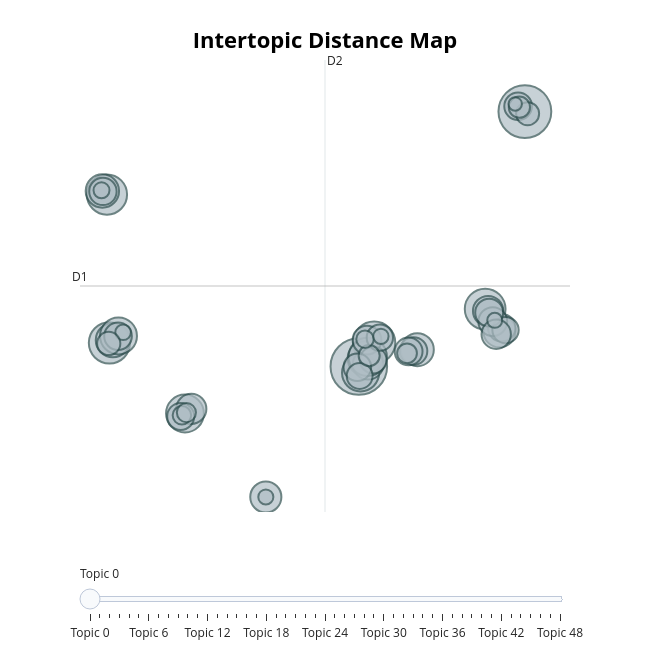

Source (notebook cell):
### Code cell
# Topic visualization
topic_model.visualize_topics()

### Figure 1 — Plotly figure (JSON) as saved in the notebook; plotly's stock layout.template omitted (floating-point values rounded to 4 significant figures; data arrays with more than 128 entries replaced by an {"elided": "..."} marker saying what was removed)
{"data": [{"customdata": {"elided": "49x3 mixed values"}, "hovertemplate": "<b>Topic %{customdata[0]}</b><br>%{customdata[1]}<br>Size: %{customdata[2]}", "legendgroup": "", "marker": {"color": "#B0BEC5", "line": {"color": "DarkSlateGrey", "width": 2}, "size": [14285, 12455, 7410, 7986, 7614, 6382, 6146, 7221, 4852, 5326, 4182, 4328, 6565, 5268, 3689, 4665, 6097, 3397, 4050, 4111, 4981, 3197, 3098, 3421, 3703, 3432, 3257, 3394, 3091, 3413, 3476, 3853, 3453, 2991, 3351, 1530, 1631, 1980, 1747, 2370, 2012, 1085, 2409, 1004, 1361, 1019, 1139, 808, 1045], "sizemode": "area", "sizeref": 8.928, "symbol": "circle"}, "mode": "markers", "name": "", "orientation": "v", "showlegend": false, "type": "scatter", "x": [5.794, 14.24, 12.22, 6.574, -6.888, -3.048, 5.883, -7.016, 8.77, 6.104, 6.267, 1.064, 6.247, -6.712, 6.211, 12.95, -6.43, 13.06, -2.725, 12.37, -7.249, 6.526, 6.863, 13.9, 12.61, 8.573, -3.265, 5.72, 13.26, -6.453, 12.42, 12.78, 8.327, 5.837, -7.221, -3.203, -2.975, 6.32, 8.246, 14.38, 13.96, -6.195, -6.926, 12.71, 6.108, 1.064, -7.293, 13.75, 6.918], "xaxis": "x", "y": [1.952, 18.41, 5.661, 3.493, 3.477, -1.086, 1.539, 13.05, 3.035, 2.46, 2.091, -6.475, 2.576, 3.651, 3.657, 4.229, 3.926, 4.447, -0.7881, 5.531, 13.28, 2.365, 3.814, 18.76, 4.853, 2.944, -1.272, 1.897, 4.3, 3.903, 5.427, 4.033, 2.922, 1.338, 13.26, -1.205, -1.029, 2.652, 2.801, 18.27, 18.69, 4.157, 3.437, 4.929, 3.71, -6.475, 13.33, 18.91, 3.9], "yaxis": "y"}], "layout": {"annotations": [{"showarrow": false, "text": "D1", "x": -8.387, "y": 7.148, "yshift": 10}, {"showarrow": false, "text": "D2", "x": 4.074, "xshift": 10, "y": 21.74}], "height": 650, "hoverlabel": {"bgcolor": "white", "font": {"family": "Rockwell", "size": 16}}, "legend": {"itemsizing": "constant", "tracegroupgap": 0}, "margin": {"t": 60}, "shapes": [{"line": {"color": "#CFD8DC", "width": 2}, "type": "line", "x0": 4.074, "x1": 4.074, "y0": -7.447, "y1": 21.74}, {"line": {"color": "#9E9E9E", "width": 2}, "type": "line", "x0": -8.387, "x1": 16.53, "y0": 7.148, "y1": 7.148}], "sliders": [{"active": 0, "pad": {"t": 50}, "steps": [{"args": [{"marker.color": [["red", "#B0BEC5", "#B0BEC5", "#B0BEC5", "#B0BEC5", "#B0BEC5", "#B0BEC5", "#B0BEC5", "#B0BEC5", "#B0BEC5", "#B0BEC5", "#B0BEC5", "#B0BEC5", "#B0BEC5", "#B0BEC5", "#B0BEC5", "#B0BEC5", "#B0BEC5", "#B0BEC5", "#B0BEC5", "#B0BEC5", "#B0BEC5", "#B0BEC5", "#B0BEC5", "#B0BEC5", "#B0BEC5", "#B0BEC5", "#B0BEC5", "#B0BEC5", "#B0BEC5", "#B0BEC5", "#B0BEC5", "#B0BEC5", "#B0BEC5", "#B0BEC5", "#B0BEC5", "#B0BEC5", "#B0BEC5", "#B0BEC5", "#B0BEC5", "#B0BEC5", "#B0BEC5", "#B0BEC5", "#B0BEC5", "#B0BEC5", "#B0BEC5", "#B0BEC5", "#B0BEC5", "#B0BEC5"]]}], "label": "Topic 0", "method": "update"}, {"args": [{"marker.color": [["#B0BEC5", "red", "#B0BEC5", "#B0BEC5", "#B0BEC5", "#B0BEC5", "#B0BEC5", "#B0BEC5", "#B0BEC5", "#B0BEC5", "#B0BEC5", "#B0BEC5", "#B0BEC5", "#B0BEC5", "#B0BEC5", "#B0BEC5", "#B0BEC5", "#B0BEC5", "#B0BEC5", "#B0BEC5", "#B0BEC5", "#B0BEC5", "#B0BEC5", "#B0BEC5", "#B0BEC5", "#B0BEC5", "#B0BEC5", "#B0BEC5", "#B0BEC5", "#B0BEC5", "#B0BEC5", "#B0BEC5", "#B0BEC5", "#B0BEC5", "#B0BEC5", "#B0BEC5", "#B0BEC5", "#B0BEC5", "#B0BEC5", "#B0BEC5", "#B0BEC5", "#B0BEC5", "#B0BEC5", "#B0BEC5", "#B0BEC5", "#B0BEC5", "#B0BEC5", "#B0BEC5", "#B0BEC5"]]}], "label": "Topic 1", "method": "update"}, {"args": [{"marker.color": [["#B0BEC5", "#B0BEC5", "red", "#B0BEC5", "#B0BEC5", "#B0BEC5", "#B0BEC5", "#B0BEC5", "#B0BEC5", "#B0BEC5", "#B0BEC5", "#B0BEC5", "#B0BEC5", "#B0BEC5", "#B0BEC5", "#B0BEC5", "#B0BEC5", "#B0BEC5", "#B0BEC5", "#B0BEC5", "#B0BEC5", "#B0BEC5", "#B0BEC5", "#B0BEC5", "#B0BEC5", "#B0BEC5", "#B0BEC5", "#B0BEC5", "#B0BEC5", "#B0BEC5", "#B0BEC5", "#B0BEC5", "#B0BEC5", "#B0BEC5", "#B0BEC5", "#B0BEC5", "#B0BEC5", "#B0BEC5", "#B0BEC5", "#B0BEC5", "#B0BEC5", "#B0BEC5", "#B0BEC5", "#B0BEC5", "#B0BEC5", "#B0BEC5", "#B0BEC5", "#B0BEC5", "#B0BEC5"]]}], "label": "Topic 2", "method": "update"}, {"args": [{"marker.color": [["#B0BEC5", "#B0BEC5", "#B0BEC5", "red", "#B0BEC5", "#B0BEC5", "#B0BEC5", "#B0BEC5", "#B0BEC5", "#B0BEC5", "#B0BEC5", "#B0BEC5", "#B0BEC5", "#B0BEC5", "#B0BEC5", "#B0BEC5", "#B0BEC5", "#B0BEC5", "#B0BEC5", "#B0BEC5", "#B0BEC5", "#B0BEC5", "#B0BEC5", "#B0BEC5", "#B0BEC5", "#B0BEC5", "#B0BEC5", "#B0BEC5", "#B0BEC5", "#B0BEC5", "#B0BEC5", "#B0BEC5", "#B0BEC5", "#B0BEC5", "#B0BEC5", "#B0BEC5", "#B0BEC5", "#B0BEC5", "#B0BEC5", "#B0BEC5", "#B0BEC5", "#B0BEC5", "#B0BEC5", "#B0BEC5", "#B0BEC5", "#B0BEC5", "#B0BEC5", "#B0BEC5", "#B0BEC5"]]}], "label": "Topic 3", "method": "update"}, {"args": [{"marker.color": [["#B0BEC5", "#B0BEC5", "#B0BEC5", "#B0BEC5", "red", "#B0BEC5", "#B0BEC5", "#B0BEC5", "#B0BEC5", "#B0BEC5", "#B0BEC5", "#B0BEC5", "#B0BEC5", "#B0BEC5", "#B0BEC5", "#B0BEC5", "#B0BEC5", "#B0BEC5", "#B0BEC5", "#B0BEC5", "#B0BEC5", "#B0BEC5", "#B0BEC5", "#B0BEC5", "#B0BEC5", "#B0BEC5", "#B0BEC5", "#B0BEC5", "#B0BEC5", "#B0BEC5", "#B0BEC5", "#B0BEC5", "#B0BEC5", "#B0BEC5", "#B0BEC5", "#B0BEC5", "#B0BEC5", "#B0BEC5", "#B0BEC5", "#B0BEC5", "#B0BEC5", "#B0BEC5", "#B0BEC5", "#B0BEC5", "#B0BEC5", "#B0BEC5", "#B0BEC5", "#B0BEC5", "#B0BEC5"]]}], "label": "Topic 4", "method": "update"}, {"args": [{"marker.color": [["#B0BEC5", "#B0BEC5", "#B0BEC5", "#B0BEC5", "#B0BEC5", "red", "#B0BEC5", "#B0BEC5", "#B0BEC5", "#B0BEC5", "#B0BEC5", "#B0BEC5", "#B0BEC5", "#B0BEC5", "#B0BEC5", "#B0BEC5", "#B0BEC5", "#B0BEC5", "#B0BEC5", "#B0BEC5", "#B0BEC5", "#B0BEC5", "#B0BEC5", "#B0BEC5", "#B0BEC5", "#B0BEC5", "#B0BEC5", "#B0BEC5", "#B0BEC5", "#B0BEC5", "#B0BEC5", "#B0BEC5", "#B0BEC5", "#B0BEC5", "#B0BEC5", "#B0BEC5", "#B0BEC5", "#B0BEC5", "#B0BEC5", "#B0BEC5", "#B0BEC5", "#B0BEC5", "#B0BEC5", "#B0BEC5", "#B0BEC5", "#B0BEC5", "#B0BEC5", "#B0BEC5", "#B0BEC5"]]}], "label": "Topic 5", "method": "update"}, {"args": [{"marker.color": [["#B0BEC5", "#B0BEC5", "#B0BEC5", "#B0BEC5", "#B0BEC5", "#B0BEC5", "red", "#B0BEC5", "#B0BEC5", "#B0BEC5", "#B0BEC5", "#B0BEC5", "#B0BEC5", "#B0BEC5", "#B0BEC5", "#B0BEC5", "#B0BEC5", "#B0BEC5", "#B0BEC5", "#B0BEC5", "#B0BEC5", "#B0BEC5", "#B0BEC5", "#B0BEC5", "#B0BEC5", "#B0BEC5", "#B0BEC5", "#B0BEC5", "#B0BEC5", "#B0BEC5", "#B0BEC5", "#B0BEC5", "#B0BEC5", "#B0BEC5", "#B0BEC5", "#B0BEC5", "#B0BEC5", "#B0BEC5", "#B0BEC5", "#B0BEC5", "#B0BEC5", "#B0BEC5", "#B0BEC5", "#B0BEC5", "#B0BEC5", "#B0BEC5", "#B0BEC5", "#B0BEC5", "#B0BEC5"]]}], "label": "Topic 6", "method": "update"}, {"args": [{"marker.color": [["#B0BEC5", "#B0BEC5", "#B0BEC5", "#B0BEC5", "#B0BEC5", "#B0BEC5", "#B0BEC5", "red", "#B0BEC5", "#B0BEC5", "#B0BEC5", "#B0BEC5", "#B0BEC5", "#B0BEC5", "#B0BEC5", "#B0BEC5", "#B0BEC5", "#B0BEC5", "#B0BEC5", "#B0BEC5", "#B0BEC5", "#B0BEC5", "#B0BEC5", "#B0BEC5", "#B0BEC5", "#B0BEC5", "#B0BEC5", "#B0BEC5", "#B0BEC5", "#B0BEC5", "#B0BEC5", "#B0BEC5", "#B0BEC5", "#B0BEC5", "#B0BEC5", "#B0BEC5", "#B0BEC5", "#B0BEC5", "#B0BEC5", "#B0BEC5", "#B0BEC5", "#B0BEC5", "#B0BEC5", "#B0BEC5", "#B0BEC5", "#B0BEC5", "#B0BEC5", "#B0BEC5", "#B0BEC5"]]}], "label": "Topic 7", "method": "update"}, {"args": [{"marker.color": [["#B0BEC5", "#B0BEC5", "#B0BEC5", "#B0BEC5", "#B0BEC5", "#B0BEC5", "#B0BEC5", "#B0BEC5", "red", "#B0BEC5", "#B0BEC5", "#B0BEC5", "#B0BEC5", "#B0BEC5", "#B0BEC5", "#B0BEC5", "#B0BEC5", "#B0BEC5", "#B0BEC5", "#B0BEC5", "#B0BEC5", "#B0BEC5", "#B0BEC5", "#B0BEC5", "#B0BEC5", "#B0BEC5", "#B0BEC5", "#B0BEC5", "#B0BEC5", "#B0BEC5", "#B0BEC5", "#B0BEC5", "#B0BEC5", "#B0BEC5", "#B0BEC5", "#B0BEC5", "#B0BEC5", "#B0BEC5", "#B0BEC5", "#B0BEC5", "#B0BEC5", "#B0BEC5", "#B0BEC5", "#B0BEC5", "#B0BEC5", "#B0BEC5", "#B0BEC5", "#B0BEC5", "#B0BEC5"]]}], "label": "Topic 8", "method": "update"}, {"args": [{"marker.color": [["#B0BEC5", "#B0BEC5", "#B0BEC5", "#B0BEC5", "#B0BEC5", "#B0BEC5", "#B0BEC5", "#B0BEC5", "#B0BEC5", "red", "#B0BEC5", "#B0BEC5", "#B0BEC5", "#B0BEC5", "#B0BEC5", "#B0BEC5", "#B0BEC5", "#B0BEC5", "#B0BEC5", "#B0BEC5", "#B0BEC5", "#B0BEC5", "#B0BEC5", "#B0BEC5", "#B0BEC5", "#B0BEC5", "#B0BEC5", "#B0BEC5", "#B0BEC5", "#B0BEC5", "#B0BEC5", "#B0BEC5", "#B0BEC5", "#B0BEC5", "#B0BEC5", "#B0BEC5", "#B0BEC5", "#B0BEC5", "#B0BEC5", "#B0BEC5", "#B0BEC5", "#B0BEC5", "#B0BEC5", "#B0BEC5", "#B0BEC5", "#B0BEC5", "#B0BEC5", "#B0BEC5", "#B0BEC5"]]}], "label": "Topic 9", "method": "update"}, {"args": [{"marker.color": [["#B0BEC5", "#B0BEC5", "#B0BEC5", "#B0BEC5", "#B0BEC5", "#B0BEC5", "#B0BEC5", "#B0BEC5", "#B0BEC5", "#B0BEC5", "red", "#B0BEC5", "#B0BEC5", "#B0BEC5", "#B0BEC5", "#B0BEC5", "#B0BEC5", "#B0BEC5", "#B0BEC5", "#B0BEC5", "#B0BEC5", "#B0BEC5", "#B0BEC5", "#B0BEC5", "#B0BEC5", "#B0BEC5", "#B0BEC5", "#B0BEC5", "#B0BEC5", "#B0BEC5", "#B0BEC5", "#B0BEC5", "#B0BEC5", "#B0BEC5", "#B0BEC5", "#B0BEC5", "#B0BEC5", "#B0BEC5", "#B0BEC5", "#B0BEC5", "#B0BEC5", "#B0BEC5", "#B0BEC5", "#B0BEC5", "#B0BEC5", "#B0BEC5", "#B0BEC5", "#B0BEC5", "#B0BEC5"]]}], "label": "Topic 10", "method": "update"}, {"args": [{"marker.color": [["#B0BEC5", "#B0BEC5", "#B0BEC5", "#B0BEC5", "#B0BEC5", "#B0BEC5", "#B0BEC5", "#B0BEC5", "#B0BEC5", "#B0BEC5", "#B0BEC5", "red", "#B0BEC5", "#B0BEC5", "#B0BEC5", "#B0BEC5", "#B0BEC5", "#B0BEC5", "#B0BEC5", "#B0BEC5", "#B0BEC5", "#B0BEC5", "#B0BEC5", "#B0BEC5", "#B0BEC5", "#B0BEC5", "#B0BEC5", "#B0BEC5", "#B0BEC5", "#B0BEC5", "#B0BEC5", "#B0BEC5", "#B0BEC5", "#B0BEC5", "#B0BEC5", "#B0BEC5", "#B0BEC5", "#B0BEC5", "#B0BEC5", "#B0BEC5", "#B0BEC5", "#B0BEC5", "#B0BEC5", "#B0BEC5", "#B0BEC5", "#B0BEC5", "#B0BEC5", "#B0BEC5", "#B0BEC5"]]}], "label": "Topic 11", "method": "update"}, {"args": [{"marker.color": [["#B0BEC5", "#B0BEC5", "#B0BEC5", "#B0BEC5", "#B0BEC5", "#B0BEC5", "#B0BEC5", "#B0BEC5", "#B0BEC5", "#B0BEC5", "#B0BEC5", "#B0BEC5", "red", "#B0BEC5", "#B0BEC5", "#B0BEC5", "#B0BEC5", "#B0BEC5", "#B0BEC5", "#B0BEC5", "#B0BEC5", "#B0BEC5", "#B0BEC5", "#B0BEC5", "#B0BEC5", "#B0BEC5", "#B0BEC5", "#B0BEC5", "#B0BEC5", "#B0BEC5", "#B0BEC5", "#B0BEC5", "#B0BEC5", "#B0BEC5", "#B0BEC5", "#B0BEC5", "#B0BEC5", "#B0BEC5", "#B0BEC5", "#B0BEC5", "#B0BEC5", "#B0BEC5", "#B0BEC5", "#B0BEC5", "#B0BEC5", "#B0BEC5", "#B0BEC5", "#B0BEC5", "#B0BEC5"]]}], "label": "Topic 12", "method": "update"}, {"args": [{"marker.color": [["#B0BEC5", "#B0BEC5", "#B0BEC5", "#B0BEC5", "#B0BEC5", "#B0BEC5", "#B0BEC5", "#B0BEC5", "#B0BEC5", "#B0BEC5", "#B0BEC5", "#B0BEC5", "#B0BEC5", "red", "#B0BEC5", "#B0BEC5", "#B0BEC5", "#B0BEC5", "#B0BEC5", "#B0BEC5", "#B0BEC5", "#B0BEC5", "#B0BEC5", "#B0BEC5", "#B0BEC5", "#B0BEC5", "#B0BEC5", "#B0BEC5", "#B0BEC5", "#B0BEC5", "#B0BEC5", "#B0BEC5", "#B0BEC5", "#B0BEC5", "#B0BEC5", "#B0BEC5", "#B0BEC5", "#B0BEC5", "#B0BEC5", "#B0BEC5", "#B0BEC5", "#B0BEC5", "#B0BEC5", "#B0BEC5", "#B0BEC5", "#B0BEC5", "#B0BEC5", "#B0BEC5", "#B0BEC5"]]}], "label": "Topic 13", "method": "update"}, {"args": [{"marker.color": [["#B0BEC5", "#B0BEC5", "#B0BEC5", "#B0BEC5", "#B0BEC5", "#B0BEC5", "#B0BEC5", "#B0BEC5", "#B0BEC5", "#B0BEC5", "#B0BEC5", "#B0BEC5", "#B0BEC5", "#B0BEC5", "red", "#B0BEC5", "#B0BEC5", "#B0BEC5", "#B0BEC5", "#B0BEC5", "#B0BEC5", "#B0BEC5", "#B0BEC5", "#B0BEC5", "#B0BEC5", "#B0BEC5", "#B0BEC5", "#B0BEC5", "#B0BEC5", "#B0BEC5", "#B0BEC5", "#B0BEC5", "#B0BEC5", "#B0BEC5", "#B0BEC5", "#B0BEC5", "#B0BEC5", "#B0BEC5", "#B0BEC5", "#B0BEC5", "#B0BEC5", "#B0BEC5", "#B0BEC5", "#B0BEC5", "#B0BEC5", "#B0BEC5", "#B0BEC5", "#B0BEC5", "#B0BEC5"]]}], "label": "Topic 14", "method": "update"}, {"args": [{"marker.color": [["#B0BEC5", "#B0BEC5", "#B0BEC5", "#B0BEC5", "#B0BEC5", "#B0BEC5", "#B0BEC5", "#B0BEC5", "#B0BEC5", "#B0BEC5", "#B0BEC5", "#B0BEC5", "#B0BEC5", "#B0BEC5", "#B0BEC5", "red", "#B0BEC5", "#B0BEC5", "#B0BEC5", "#B0BEC5", "#B0BEC5", "#B0BEC5", "#B0BEC5", "#B0BEC5", "#B0BEC5", "#B0BEC5", "#B0BEC5", "#B0BEC5", "#B0BEC5", "#B0BEC5", "#B0BEC5", "#B0BEC5", "#B0BEC5", "#B0BEC5", "#B0BEC5", "#B0BEC5", "#B0BEC5", "#B0BEC5", "#B0BEC5", "#B0BEC5", "#B0BEC5", "#B0BEC5", "#B0BEC5", "#B0BEC5", "#B0BEC5", "#B0BEC5", "#B0BEC5", "#B0BEC5", "#B0BEC5"]]}], "label": "Topic 15", "method": "update"}, {"args": [{"marker.color": [["#B0BEC5", "#B0BEC5", "#B0BEC5", "#B0BEC5", "#B0BEC5", "#B0BEC5", "#B0BEC5", "#B0BEC5", "#B0BEC5", "#B0BEC5", "#B0BEC5", "#B0BEC5", "#B0BEC5", "#B0BEC5", "#B0BEC5", "#B0BEC5", "red", "#B0BEC5", "#B0BEC5", "#B0BEC5", "#B0BEC5", "#B0BEC5", "#B0BEC5", "#B0BEC5", "#B0BEC5", "#B0BEC5", "#B0BEC5", "#B0BEC5", "#B0BEC5", "#B0BEC5", "#B0BEC5", "#B0BEC5", "#B0BEC5", "#B0BEC5", "#B0BEC5", "#B0BEC5", "#B0BEC5", "#B0BEC5", "#B0BEC5", "#B0BEC5", "#B0BEC5", "#B0BEC5", "#B0BEC5", "#B0BEC5", "#B0BEC5", "#B0BEC5", "#B0BEC5", "#B0BEC5", "#B0BEC5"]]}], "label": "Topic 16", "method": "update"}, {"args": [{"marker.color": [["#B0BEC5", "#B0BEC5", "#B0BEC5", "#B0BEC5", "#B0BEC5", "#B0BEC5", "#B0BEC5", "#B0BEC5", "#B0BEC5", "#B0BEC5", "#B0BEC5", "#B0BEC5", "#B0BEC5", "#B0BEC5", "#B0BEC5", "#B0BEC5", "#B0BEC5", "red", "#B0BEC5", "#B0BEC5", "#B0BEC5", "#B0BEC5", "#B0BEC5", "#B0BEC5", "#B0BEC5", "#B0BEC5", "#B0BEC5", "#B0BEC5", "#B0BEC5", "#B0BEC5", "#B0BEC5", "#B0BEC5", "#B0BEC5", "#B0BEC5", "#B0BEC5", "#B0BEC5", "#B0BEC5", "#B0BEC5", "#B0BEC5", "#B0BEC5", "#B0BEC5", "#B0BEC5", "#B0BEC5", "#B0BEC5", "#B0BEC5", "#B0BEC5", "#B0BEC5", "#B0BEC5", "#B0BEC5"]]}], "label": "Topic 17", "method": "update"}, {"args": [{"marker.color": [["#B0BEC5", "#B0BEC5", "#B0BEC5", "#B0BEC5", "#B0BEC5", "#B0BEC5", "#B0BEC5", "#B0BEC5", "#B0BEC5", "#B0BEC5", "#B0BEC5", "#B0BEC5", "#B0BEC5", "#B0BEC5", "#B0BEC5", "#B0BEC5", "#B0BEC5", "#B0BEC5", "red", "#B0BEC5", "#B0BEC5", "#B0BEC5", "#B0BEC5", "#B0BEC5", "#B0BEC5", "#B0BEC5", "#B0BEC5", "#B0BEC5", "#B0BEC5", "#B0BEC5", "#B0BEC5", "#B0BEC5", "#B0BEC5", "#B0BEC5", "#B0BEC5", "#B0BEC5", "#B0BEC5", "#B0BEC5", "#B0BEC5", "#B0BEC5", "#B0BEC5", "#B0BEC5", "#B0BEC5", "#B0BEC5", "#B0BEC5", "#B0BEC5", "#B0BEC5", "#B0BEC5", "#B0BEC5"]]}], "label": "Topic 18", "method": "update"}, {"args": [{"marker.color": [["#B0BEC5", "#B0BEC5", "#B0BEC5", "#B0BEC5", "#B0BEC5", "#B0BEC5", "#B0BEC5", "#B0BEC5", "#B0BEC5", "#B0BEC5", "#B0BEC5", "#B0BEC5", "#B0BEC5", "#B0BEC5", "#B0BEC5", "#B0BEC5", "#B0BEC5", "#B0BEC5", "#B0BEC5", "red", "#B0BEC5", "#B0BEC5", "#B0BEC5", "#B0BEC5", "#B0BEC5", "#B0BEC5", "#B0BEC5", "#B0BEC5", "#B0BEC5", "#B0BEC5", "#B0BEC5", "#B0BEC5", "#B0BEC5", "#B0BEC5", "#B0BEC5", "#B0BEC5", "#B0BEC5", "#B0BEC5", "#B0BEC5", "#B0BEC5", "#B0BEC5", "#B0BEC5", "#B0BEC5", "#B0BEC5", "#B0BEC5", "#B0BEC5", "#B0BEC5", "#B0BEC5", "#B0BEC5"]]}], "label": "Topic 19", "method": "update"}, {"args": [{"marker.color": [["#B0BEC5", "#B0BEC5", "#B0BEC5", "#B0BEC5", "#B0BEC5", "#B0BEC5", "#B0BEC5", "#B0BEC5", "#B0BEC5", "#B0BEC5", "#B0BEC5", "#B0BEC5", "#B0BEC5", "#B0BEC5", "#B0BEC5", "#B0BEC5", "#B0BEC5", "#B0BEC5", "#B0BEC5", "#B0BEC5", "red", "#B0BEC5", "#B0BEC5", "#B0BEC5", "#B0BEC5", "#B0BEC5", "#B0BEC5", "#B0BEC5", "#B0BEC5", "#B0BEC5", "#B0BEC5", "#B0BEC5", "#B0BEC5", "#B0BEC5", "#B0BEC5", "#B0BEC5", "#B0BEC5", "#B0BEC5", "#B0BEC5", "#B0BEC5", "#B0BEC5", "#B0BEC5", "#B0BEC5", "#B0BEC5", "#B0BEC5", "#B0BEC5", "#B0BEC5", "#B0BEC5", "#B0BEC5"]]}], "label": "Topic 20", "method": "update"}, {"args": [{"marker.color": [["#B0BEC5", "#B0BEC5", "#B0BEC5", "#B0BEC5", "#B0BEC5", "#B0BEC5", "#B0BEC5", "#B0BEC5", "#B0BEC5", "#B0BEC5", "#B0BEC5", "#B0BEC5", "#B0BEC5", "#B0BEC5", "#B0BEC5", "#B0BEC5", "#B0BEC5", "#B0BEC5", "#B0BEC5", "#B0BEC5", "#B0BEC5", "red", "#B0BEC5", "#B0BEC5", "#B0BEC5", "#B0BEC5", "#B0BEC5", "#B0BEC5", "#B0BEC5", "#B0BEC5", "#B0BEC5", "#B0BEC5", "#B0BEC5", "#B0BEC5", "#B0BEC5", "#B0BEC5", "#B0BEC5", "#B0BEC5", "#B0BEC5", "#B0BEC5", "#B0BEC5", "#B0BEC5", "#B0BEC5", "#B0BEC5", "#B0BEC5", "#B0BEC5", "#B0BEC5", "#B0BEC5", "#B0BEC5"]]}], "label": "Topic 21", "method": "update"}, {"args": [{"marker.color": [["#B0BEC5", "#B0BEC5", "#B0BEC5", "#B0BEC5", "#B0BEC5", "#B0BEC5", "#B0BEC5", "#B0BEC5", "#B0BEC5", "#B0BEC5", "#B0BEC5", "#B0BEC5", "#B0BEC5", "#B0BEC5", "#B0BEC5", "#B0BEC5", "#B0BEC5", "#B0BEC5", "#B0BEC5", "#B0BEC5", "#B0BEC5", "#B0BEC5", "red", "#B0BEC5", "#B0BEC5", "#B0BEC5", "#B0BEC5", "#B0BEC5", "#B0BEC5", "#B0BEC5", "#B0BEC5", "#B0BEC5", "#B0BEC5", "#B0BEC5", "#B0BEC5", "#B0BEC5", "#B0BEC5", "#B0BEC5", "#B0BEC5", "#B0BEC5", "#B0BEC5", "#B0BEC5", "#B0BEC5", "#B0BEC5", "#B0BEC5", "#B0BEC5", "#B0BEC5", "#B0BEC5", "#B0BEC5"]]}], "label": "Topic 22", "method": "update"}, {"args": [{"marker.color": [["#B0BEC5", "#B0BEC5", "#B0BEC5", "#B0BEC5", "#B0BEC5", "#B0BEC5", "#B0BEC5", "#B0BEC5", "#B0BEC5", "#B0BEC5", "#B0BEC5", "#B0BEC5", "#B0BEC5", "#B0BEC5", "#B0BEC5", "#B0BEC5", "#B0BEC5", "#B0BEC5", "#B0BEC5", "#B0BEC5", "#B0BEC5", "#B0BEC5", "#B0BEC5", "red", "#B0BEC5", "#B0BEC5", "#B0BEC5", "#B0BEC5", "#B0BEC5", "#B0BEC5", "#B0BEC5", "#B0BEC5", "#B0BEC5", "#B0BEC5", "#B0BEC5", "#B0BEC5", "#B0BEC5", "#B0BEC5", "#B0BEC5", "#B0BEC5", "#B0BEC5", "#B0BEC5", "#B0BEC5", "#B0BEC5", "#B0BEC5", "#B0BEC5", "#B0BEC5", "#B0BEC5", "#B0BEC5"]]}], "label": "Topic 23", "method": "update"}, {"args": [{"marker.color": [["#B0BEC5", "#B0BEC5", "#B0BEC5", "#B0BEC5", "#B0BEC5", "#B0BEC5", "#B0BEC5", "#B0BEC5", "#B0BEC5", "#B0BEC5", "#B0BEC5", "#B0BEC5", "#B0BEC5", "#B0BEC5", "#B0BEC5", "#B0BEC5", "#B0BEC5", "#B0BEC5", "#B0BEC5", "#B0BEC5", "#B0BEC5", "#B0BEC5", "#B0BEC5", "#B0BEC5", "red", "#B0BEC5", "#B0BEC5", "#B0BEC5", "#B0BEC5", "#B0BEC5", "#B0BEC5", "#B0BEC5", "#B0BEC5", "#B0BEC5", "#B0BEC5", "#B0BEC5", "#B0BEC5", "#B0BEC5", "#B0BEC5", "#B0BEC5", "#B0BEC5", "#B0BEC5", "#B0BEC5", "#B0BEC5", "#B0BEC5", "#B0BEC5", "#B0BEC5", "#B0BEC5", "#B0BEC5"]]}], "label": "Topic 24", "method": "update"}, {"args": [{"marker.color": [["#B0BEC5", "#B0BEC5", "#B0BEC5", "#B0BEC5", "#B0BEC5", "#B0BEC5", "#B0BEC5", "#B0BEC5", "#B0BEC5", "#B0BEC5", "#B0BEC5", "#B0BEC5", "#B0BEC5", "#B0BEC5", "#B0BEC5", "#B0BEC5", "#B0BEC5", "#B0BEC5", "#B0BEC5", "#B0BEC5", "#B0BEC5", "#B0BEC5", "#B0BEC5", "#B0BEC5", "#B0BEC5", "red", "#B0BEC5", "#B0BEC5", "#B0BEC5", "#B0BEC5", "#B0BEC5", "#B0BEC5", "#B0BEC5", "#B0BEC5", "#B0BEC5", "#B0BEC5", "#B0BEC5", "#B0BEC5", "#B0BEC5", "#B0BEC5", "#B0BEC5", "#B0BEC5", "#B0BEC5", "#B0BEC5", "#B0BEC5", "#B0BEC5", "#B0BEC5", "#B0BEC5", "#B0BEC5"]]}], "label": "Topic 25", "method": "update"}, {"args": [{"marker.color": [["#B0BEC5", "#B0BEC5", "#B0BEC5", "#B0BEC5", "#B0BEC5", "#B0BEC5", "#B0BEC5", "#B0BEC5", "#B0BEC5", "#B0BEC5", "#B0BEC5", "#B0BEC5", "#B0BEC5", "#B0BEC5", "#B0BEC5", "#B0BEC5", "#B0BEC5", "#B0BEC5", "#B0BEC5", "#B0BEC5", "#B0BEC5", "#B0BEC5", "#B0BEC5", "#B0BEC5", "#B0BEC5", "#B0BEC5", "red", "#B0BEC5", "#B0BEC5", "#B0BEC5", "#B0BEC5", "#B0BEC5", "#B0BEC5", "#B0BEC5", "#B0BEC5", "#B0BEC5", "#B0BEC5", "#B0BEC5", "#B0BEC5", "#B0BEC5", "#B0BEC5", "#B0BEC5", "#B0BEC5", "#B0BEC5", "#B0BEC5", "#B0BEC5", "#B0BEC5", "#B0BEC5", "#B0BEC5"]]}], "label": "Topic 26", "method": "update"}, {"args": [{"marker.color": [["#B0BEC5", "#B0BEC5", "#B0BEC5", "#B0BEC5", "#B0BEC5", "#B0BEC5", "#B0BEC5", "#B0BEC5", "#B0BEC5", "#B0BEC5", "#B0BEC5", "#B0BEC5", "#B0BEC5", "#B0BEC5", "#B0BEC5", "#B0BEC5", "#B0BEC5", "#B0BEC5", "#B0BEC5", "#B0BEC5", "#B0BEC5", "#B0BEC5", "#B0BEC5", "#B0BEC5", "#B0BEC5", "#B0BEC5", "#B0BEC5", "red", "#B0BEC5", "#B0BEC5", "#B0BEC5", "#B0BEC5", "#B0BEC5", "#B0BEC5", "#B0BEC5", "#B0BEC5", "#B0BEC5", "#B0BEC5", "#B0BEC5", "#B0BEC5", "#B0BEC5", "#B0BEC5", "#B0BEC5", "#B0BEC5", "#B0BEC5", "#B0BEC5", "#B0BEC5", "#B0BEC5", "#B0BEC5"]]}], "label": "Topic 27", "method": "update"}, {"args": [{"marker.color": [["#B0BEC5", "#B0BEC5", "#B0BEC5", "#B0BEC5", "#B0BEC5", "#B0BEC5", "#B0BEC5", "#B0BEC5", "#B0BEC5", "#B0BEC5", "#B0BEC5", "#B0BEC5", "#B0BEC5", "#B0BEC5", "#B0BEC5", "#B0BEC5", "#B0BEC5", "#B0BEC5", "#B0BEC5", "#B0BEC5", "#B0BEC5", "#B0BEC5", "#B0BEC5", "#B0BEC5", "#B0BEC5", "#B0BEC5", "#B0BEC5", "#B0BEC5", "red", "#B0BEC5", "#B0BEC5", "#B0BEC5", "#B0BEC5", "#B0BEC5", "#B0BEC5", "#B0BEC5", "#B0BEC5", "#B0BEC5", "#B0BEC5", "#B0BEC5", "#B0BEC5", "#B0BEC5", "#B0BEC5", "#B0BEC5", "#B0BEC5", "#B0BEC5", "#B0BEC5", "#B0BEC5", "#B0BEC5"]]}], "label": "Topic 28", "method": "update"}, {"args": [{"marker.color": [["#B0BEC5", "#B0BEC5", "#B0BEC5", "#B0BEC5", "#B0BEC5", "#B0BEC5", "#B0BEC5", "#B0BEC5", "#B0BEC5", "#B0BEC5", "#B0BEC5", "#B0BEC5", "#B0BEC5", "#B0BEC5", "#B0BEC5", "#B0BEC5", "#B0BEC5", "#B0BEC5", "#B0BEC5", "#B0BEC5", "#B0BEC5", "#B0BEC5", "#B0BEC5", "#B0BEC5", "#B0BEC5", "#B0BEC5", "#B0BEC5", "#B0BEC5", "#B0BEC5", "red", "#B0BEC5", "#B0BEC5", "#B0BEC5", "#B0BEC5", "#B0BEC5", "#B0BEC5", "#B0BEC5", "#B0BEC5", "#B0BEC5", "#B0BEC5", "#B0BEC5", "#B0BEC5", "#B0BEC5", "#B0BEC5", "#B0BEC5", "#B0BEC5", "#B0BEC5", "#B0BEC5", "#B0BEC5"]]}], "label": "Topic 29", "method": "update"}, {"args": [{"marker.color": [["#B0BEC5", "#B0BEC5", "#B0BEC5", "#B0BEC5", "#B0BEC5", "#B0BEC5", "#B0BEC5", "#B0BEC5", "#B0BEC5", "#B0BEC5", "#B0BEC5", "#B0BEC5", "#B0BEC5", "#B0BEC5", "#B0BEC5", "#B0BEC5", "#B0BEC5", "#B0BEC5", "#B0BEC5", "#B0BEC5", "#B0BEC5", "#B0BEC5", "#B0BEC5", "#B0BEC5", "#B0BEC5", "#B0BEC5", "#B0BEC5", "#B0BEC5", "#B0BEC5", "#B0BEC5", "red", "#B0BEC5", "#B0BEC5", "#B0BEC5", "#B0BEC5", "#B0BEC5", "#B0BEC5", "#B0BEC5", "#B0BEC5", "#B0BEC5", "#B0BEC5", "#B0BEC5", "#B0BEC5", "#B0BEC5", "#B0BEC5", "#B0BEC5", "#B0BEC5", "#B0BEC5", "#B0BEC5"]]}], "label": "Topic 30", "method": "update"}, {"args": [{"marker.color": [["#B0BEC5", "#B0BEC5", "#B0BEC5", "#B0BEC5", "#B0BEC5", "#B0BEC5", "#B0BEC5", "#B0BEC5", "#B0BEC5", "#B0BEC5", "#B0BEC5", "#B0BEC5", "#B0BEC5", "#B0BEC5", "#B0BEC5", "#B0BEC5", "#B0BEC5", "#B0BEC5", "#B0BEC5", "#B0BEC5", "#B0BEC5", "#B0BEC5", "#B0BEC5", "#B0BEC5", "#B0BEC5", "#B0BEC5", "#B0BEC5", "#B0BEC5", "#B0BEC5", "#B0BEC5", "#B0BEC5", "red", "#B0BEC5", "#B0BEC5", "#B0BEC5", "#B0BEC5", "#B0BEC5", "#B0BEC5", "#B0BEC5", "#B0BEC5", "#B0BEC5", "#B0BEC5", "#B0BEC5", "#B0BEC5", "#B0BEC5", "#B0BEC5", "#B0BEC5", "#B0BEC5", "#B0BEC5"]]}], "label": "Topic 31", "method": "update"}, {"args": [{"marker.color": [["#B0BEC5", "#B0BEC5", "#B0BEC5", "#B0BEC5", "#B0BEC5", "#B0BEC5", "#B0BEC5", "#B0BEC5", "#B0BEC5", "#B0BEC5", "#B0BEC5", "#B0BEC5", "#B0BEC5", "#B0BEC5", "#B0BEC5", "#B0BEC5", "#B0BEC5", "#B0BEC5", "#B0BEC5", "#B0BEC5", "#B0BEC5", "#B0BEC5", "#B0BEC5", "#B0BEC5", "#B0BEC5", "#B0BEC5", "#B0BEC5", "#B0BEC5", "#B0BEC5", "#B0BEC5", "#B0BEC5", "#B0BEC5", "red", "#B0BEC5", "#B0BEC5", "#B0BEC5", "#B0BEC5", "#B0BEC5", "#B0BEC5", "#B0BEC5", "#B0BEC5", "#B0BEC5", "#B0BEC5", "#B0BEC5", "#B0BEC5", "#B0BEC5", "#B0BEC5", "#B0BEC5", "#B0BEC5"]]}], "label": "Topic 32", "method": "update"}, {"args": [{"marker.color": [["#B0BEC5", "#B0BEC5", "#B0BEC5", "#B0BEC5", "#B0BEC5", "#B0BEC5", "#B0BEC5", "#B0BEC5", "#B0BEC5", "#B0BEC5", "#B0BEC5", "#B0BEC5", "#B0BEC5", "#B0BEC5", "#B0BEC5", "#B0BEC5", "#B0BEC5", "#B0BEC5", "#B0BEC5", "#B0BEC5", "#B0BEC5", "#B0BEC5", "#B0BEC5", "#B0BEC5", "#B0BEC5", "#B0BEC5", "#B0BEC5", "#B0BEC5", "#B0BEC5", "#B0BEC5", "#B0BEC5", "#B0BEC5", "#B0BEC5", "red", "#B0BEC5", "#B0BEC5", "#B0BEC5", "#B0BEC5", "#B0BEC5", "#B0BEC5", "#B0BEC5", "#B0BEC5", "#B0BEC5", "#B0BEC5", "#B0BEC5", "#B0BEC5", "#B0BEC5", "#B0BEC5", "#B0BEC5"]]}], "label": "Topic 33", "method": "update"}, {"args": [{"marker.color": [["#B0BEC5", "#B0BEC5", "#B0BEC5", "#B0BEC5", "#B0BEC5", "#B0BEC5", "#B0BEC5", "#B0BEC5", "#B0BEC5", "#B0BEC5", "#B0BEC5", "#B0BEC5", "#B0BEC5", "#B0BEC5", "#B0BEC5", "#B0BEC5", "#B0BEC5", "#B0BEC5", "#B0BEC5", "#B0BEC5", "#B0BEC5", "#B0BEC5", "#B0BEC5", "#B0BEC5", "#B0BEC5", "#B0BEC5", "#B0BEC5", "#B0BEC5", "#B0BEC5", "#B0BEC5", "#B0BEC5", "#B0BEC5", "#B0BEC5", "#B0BEC5", "red", "#B0BEC5", "#B0BEC5", "#B0BEC5", "#B0BEC5", "#B0BEC5", "#B0BEC5", "#B0BEC5", "#B0BEC5", "#B0BEC5", "#B0BEC5", "#B0BEC5", "#B0BEC5", "#B0BEC5", "#B0BEC5"]]}], "label": "Topic 34", "method": "update"}, {"args": [{"marker.color": [["#B0BEC5", "#B0BEC5", "#B0BEC5", "#B0BEC5", "#B0BEC5", "#B0BEC5", "#B0BEC5", "#B0BEC5", "#B0BEC5", "#B0BEC5", "#B0BEC5", "#B0BEC5", "#B0BEC5", "#B0BEC5", "#B0BEC5", "#B0BEC5", "#B0BEC5", "#B0BEC5", "#B0BEC5", "#B0BEC5", "#B0BEC5", "#B0BEC5", "#B0BEC5", "#B0BEC5", "#B0BEC5", "#B0BEC5", "#B0BEC5", "#B0BEC5", "#B0BEC5", "#B0BEC5", "#B0BEC5", "#B0BEC5", "#B0BEC5", "#B0BEC5", "#B0BEC5", "red", "#B0BEC5", "#B0BEC5", "#B0BEC5", "#B0BEC5", "#B0BEC5", "#B0BEC5", "#B0BEC5", "#B0BEC5", "#B0BEC5", "#B0BEC5", "#B0BEC5", "#B0BEC5", "#B0BEC5"]]}], "label": "Topic 35", "method": "update"}, {"args": [{"marker.color": [["#B0BEC5", "#B0BEC5", "#B0BEC5", "#B0BEC5", "#B0BEC5", "#B0BEC5", "#B0BEC5", "#B0BEC5", "#B0BEC5", "#B0BEC5", "#B0BEC5", "#B0BEC5", "#B0BEC5", "#B0BEC5", "#B0BEC5", "#B0BEC5", "#B0BEC5", "#B0BEC5", "#B0BEC5", "#B0BEC5", "#B0BEC5", "#B0BEC5", "#B0BEC5", "#B0BEC5", "#B0BEC5", "#B0BEC5", "#B0BEC5", "#B0BEC5", "#B0BEC5", "#B0BEC5", "#B0BEC5", "#B0BEC5", "#B0BEC5", "#B0BEC5", "#B0BEC5", "#B0BEC5", "red", "#B0BEC5", "#B0BEC5", "#B0BEC5", "#B0BEC5", "#B0BEC5", "#B0BEC5", "#B0BEC5", "#B0BEC5", "#B0BEC5", "#B0BEC5", "#B0BEC5", "#B0BEC5"]]}], "label": "Topic 36", "method": "update"}, {"args": [{"marker.color": [["#B0BEC5", "#B0BEC5", "#B0BEC5", "#B0BEC5", "#B0BEC5", "#B0BEC5", "#B0BEC5", "#B0BEC5", "#B0BEC5", "#B0BEC5", "#B0BEC5", "#B0BEC5", "#B0BEC5", "#B0BEC5", "#B0BEC5", "#B0BEC5", "#B0BEC5", "#B0BEC5", "#B0BEC5", "#B0BEC5", "#B0BEC5", "#B0BEC5", "#B0BEC5", "#B0BEC5", "#B0BEC5", "#B0BEC5", "#B0BEC5", "#B0BEC5", "#B0BEC5", "#B0BEC5", "#B0BEC5", "#B0BEC5", "#B0BEC5", "#B0BEC5", "#B0BEC5", "#B0BEC5", "#B0BEC5", "red", "#B0BEC5", "#B0BEC5", "#B0BEC5", "#B0BEC5", "#B0BEC5", "#B0BEC5", "#B0BEC5", "#B0BEC5", "#B0BEC5", "#B0BEC5", "#B0BEC5"]]}], "label": "Topic 37", "method": "update"}, {"args": [{"marker.color": [["#B0BEC5", "#B0BEC5", "#B0BEC5", "#B0BEC5", "#B0BEC5", "#B0BEC5", "#B0BEC5", "#B0BEC5", "#B0BEC5", "#B0BEC5", "#B0BEC5", "#B0BEC5", "#B0BEC5", "#B0BEC5", "#B0BEC5", "#B0BEC5", "#B0BEC5", "#B0BEC5", "#B0BEC5", "#B0BEC5", "#B0BEC5", "#B0BEC5", "#B0BEC5", "#B0BEC5", "#B0BEC5", "#B0BEC5", "#B0BEC5", "#B0BEC5", "#B0BEC5", "#B0BEC5", "#B0BEC5", "#B0BEC5", "#B0BEC5", "#B0BEC5", "#B0BEC5", "#B0BEC5", "#B0BEC5", "#B0BEC5", "red", "#B0BEC5", "#B0BEC5", "#B0BEC5", "#B0BEC5", "#B0BEC5", "#B0BEC5", "#B0BEC5", "#B0BEC5", "#B0BEC5", "#B0BEC5"]]}], "label": "Topic 38", "method": "update"}, {"args": [{"marker.color": [["#B0BEC5", "#B0BEC5", "#B0BEC5", "#B0BEC5", "#B0BEC5", "#B0BEC5", "#B0BEC5", "#B0BEC5", "#B0BEC5", "#B0BEC5", "#B0BEC5", "#B0BEC5", "#B0BEC5", "#B0BEC5", "#B0BEC5", "#B0BEC5", "#B0BEC5", "#B0BEC5", "#B0BEC5", "#B0BEC5", "#B0BEC5", "#B0BEC5", "#B0BEC5", "#B0BEC5", "#B0BEC5", "#B0BEC5", "#B0BEC5", "#B0BEC5", "#B0BEC5", "#B0BEC5", "#B0BEC5", "#B0BEC5", "#B0BEC5", "#B0BEC5", "#B0BEC5", "#B0BEC5", "#B0BEC5", "#B0BEC5", "#B0BEC5", "red", "#B0BEC5", "#B0BEC5", "#B0BEC5", "#B0BEC5", "#B0BEC5", "#B0BEC5", "#B0BEC5", "#B0BEC5", "#B0BEC5"]]}], "label": "Topic 39", "method": "update"}, {"args": [{"marker.color": [["#B0BEC5", "#B0BEC5", "#B0BEC5", "#B0BEC5", "#B0BEC5", "#B0BEC5", "#B0BEC5", "#B0BEC5", "#B0BEC5", "#B0BEC5", "#B0BEC5", "#B0BEC5", "#B0BEC5", "#B0BEC5", "#B0BEC5", "#B0BEC5", "#B0BEC5", "#B0BEC5", "#B0BEC5", "#B0BEC5", "#B0BEC5", "#B0BEC5", "#B0BEC5", "#B0BEC5", "#B0BEC5", "#B0BEC5", "#B0BEC5", "#B0BEC5", "#B0BEC5", "#B0BEC5", "#B0BEC5", "#B0BEC5", "#B0BEC5", "#B0BEC5", "#B0BEC5", "#B0BEC5", "#B0BEC5", "#B0BEC5", "#B0BEC5", "#B0BEC5", "red", "#B0BEC5", "#B0BEC5", "#B0BEC5", "#B0BEC5", "#B0BEC5", "#B0BEC5", "#B0BEC5", "#B0BEC5"]]}], "label": "Topic 40", "method": "update"}, {"args": [{"marker.color": [["#B0BEC5", "#B0BEC5", "#B0BEC5", "#B0BEC5", "#B0BEC5", "#B0BEC5", "#B0BEC5", "#B0BEC5", "#B0BEC5", "#B0BEC5", "#B0BEC5", "#B0BEC5", "#B0BEC5", "#B0BEC5", "#B0BEC5", "#B0BEC5", "#B0BEC5", "#B0BEC5", "#B0BEC5", "#B0BEC5", "#B0BEC5", "#B0BEC5", "#B0BEC5", "#B0BEC5", "#B0BEC5", "#B0BEC5", "#B0BEC5", "#B0BEC5", "#B0BEC5", "#B0BEC5", "#B0BEC5", "#B0BEC5", "#B0BEC5", "#B0BEC5", "#B0BEC5", "#B0BEC5", "#B0BEC5", "#B0BEC5", "#B0BEC5", "#B0BEC5", "#B0BEC5", "red", "#B0BEC5", "#B0BEC5", "#B0BEC5", "#B0BEC5", "#B0BEC5", "#B0BEC5", "#B0BEC5"]]}], "label": "Topic 41", "method": "update"}, {"args": [{"marker.color": [["#B0BEC5", "#B0BEC5", "#B0BEC5", "#B0BEC5", "#B0BEC5", "#B0BEC5", "#B0BEC5", "#B0BEC5", "#B0BEC5", "#B0BEC5", "#B0BEC5", "#B0BEC5", "#B0BEC5", "#B0BEC5", "#B0BEC5", "#B0BEC5", "#B0BEC5", "#B0BEC5", "#B0BEC5", "#B0BEC5", "#B0BEC5", "#B0BEC5", "#B0BEC5", "#B0BEC5", "#B0BEC5", "#B0BEC5", "#B0BEC5", "#B0BEC5", "#B0BEC5", "#B0BEC5", "#B0BEC5", "#B0BEC5", "#B0BEC5", "#B0BEC5", "#B0BEC5", "#B0BEC5", "#B0BEC5", "#B0BEC5", "#B0BEC5", "#B0BEC5", "#B0BEC5", "#B0BEC5", "red", "#B0BEC5", "#B0BEC5", "#B0BEC5", "#B0BEC5", "#B0BEC5", "#B0BEC5"]]}], "label": "Topic 42", "method": "update"}, {"args": [{"marker.color": [["#B0BEC5", "#B0BEC5", "#B0BEC5", "#B0BEC5", "#B0BEC5", "#B0BEC5", "#B0BEC5", "#B0BEC5", "#B0BEC5", "#B0BEC5", "#B0BEC5", "#B0BEC5", "#B0BEC5", "#B0BEC5", "#B0BEC5", "#B0BEC5", "#B0BEC5", "#B0BEC5", "#B0BEC5", "#B0BEC5", "#B0BEC5", "#B0BEC5", "#B0BEC5", "#B0BEC5", "#B0BEC5", "#B0BEC5", "#B0BEC5", "#B0BEC5", "#B0BEC5", "#B0BEC5", "#B0BEC5", "#B0BEC5", "#B0BEC5", "#B0BEC5", "#B0BEC5", "#B0BEC5", "#B0BEC5", "#B0BEC5", "#B0BEC5", "#B0BEC5", "#B0BEC5", "#B0BEC5", "#B0BEC5", "red", "#B0BEC5", "#B0BEC5", "#B0BEC5", "#B0BEC5", "#B0BEC5"]]}], "label": "Topic 43", "method": "update"}, {"args": [{"marker.color": [["#B0BEC5", "#B0BEC5", "#B0BEC5", "#B0BEC5", "#B0BEC5", "#B0BEC5", "#B0BEC5", "#B0BEC5", "#B0BEC5", "#B0BEC5", "#B0BEC5", "#B0BEC5", "#B0BEC5", "#B0BEC5", "#B0BEC5", "#B0BEC5", "#B0BEC5", "#B0BEC5", "#B0BEC5", "#B0BEC5", "#B0BEC5", "#B0BEC5", "#B0BEC5", "#B0BEC5", "#B0BEC5", "#B0BEC5", "#B0BEC5", "#B0BEC5", "#B0BEC5", "#B0BEC5", "#B0BEC5", "#B0BEC5", "#B0BEC5", "#B0BEC5", "#B0BEC5", "#B0BEC5", "#B0BEC5", "#B0BEC5", "#B0BEC5", "#B0BEC5", "#B0BEC5", "#B0BEC5", "#B0BEC5", "#B0BEC5", "red", "#B0BEC5", "#B0BEC5", "#B0BEC5", "#B0BEC5"]]}], "label": "Topic 44", "method": "update"}, {"args": [{"marker.color": [["#B0BEC5", "#B0BEC5", "#B0BEC5", "#B0BEC5", "#B0BEC5", "#B0BEC5", "#B0BEC5", "#B0BEC5", "#B0BEC5", "#B0BEC5", "#B0BEC5", "#B0BEC5", "#B0BEC5", "#B0BEC5", "#B0BEC5", "#B0BEC5", "#B0BEC5", "#B0BEC5", "#B0BEC5", "#B0BEC5", "#B0BEC5", "#B0BEC5", "#B0BEC5", "#B0BEC5", "#B0BEC5", "#B0BEC5", "#B0BEC5", "#B0BEC5", "#B0BEC5", "#B0BEC5", "#B0BEC5", "#B0BEC5", "#B0BEC5", "#B0BEC5", "#B0BEC5", "#B0BEC5", "#B0BEC5", "#B0BEC5", "#B0BEC5", "#B0BEC5", "#B0BEC5", "#B0BEC5", "#B0BEC5", "#B0BEC5", "#B0BEC5", "red", "#B0BEC5", "#B0BEC5", "#B0BEC5"]]}], "label": "Topic 45", "method": "update"}, {"args": [{"marker.color": [["#B0BEC5", "#B0BEC5", "#B0BEC5", "#B0BEC5", "#B0BEC5", "#B0BEC5", "#B0BEC5", "#B0BEC5", "#B0BEC5", "#B0BEC5", "#B0BEC5", "#B0BEC5", "#B0BEC5", "#B0BEC5", "#B0BEC5", "#B0BEC5", "#B0BEC5", "#B0BEC5", "#B0BEC5", "#B0BEC5", "#B0BEC5", "#B0BEC5", "#B0BEC5", "#B0BEC5", "#B0BEC5", "#B0BEC5", "#B0BEC5", "#B0BEC5", "#B0BEC5", "#B0BEC5", "#B0BEC5", "#B0BEC5", "#B0BEC5", "#B0BEC5", "#B0BEC5", "#B0BEC5", "#B0BEC5", "#B0BEC5", "#B0BEC5", "#B0BEC5", "#B0BEC5", "#B0BEC5", "#B0BEC5", "#B0BEC5", "#B0BEC5", "#B0BEC5", "red", "#B0BEC5", "#B0BEC5"]]}], "label": "Topic 46", "method": "update"}, {"args": [{"marker.color": [["#B0BEC5", "#B0BEC5", "#B0BEC5", "#B0BEC5", "#B0BEC5", "#B0BEC5", "#B0BEC5", "#B0BEC5", "#B0BEC5", "#B0BEC5", "#B0BEC5", "#B0BEC5", "#B0BEC5", "#B0BEC5", "#B0BEC5", "#B0BEC5", "#B0BEC5", "#B0BEC5", "#B0BEC5", "#B0BEC5", "#B0BEC5", "#B0BEC5", "#B0BEC5", "#B0BEC5", "#B0BEC5", "#B0BEC5", "#B0BEC5", "#B0BEC5", "#B0BEC5", "#B0BEC5", "#B0BEC5", "#B0BEC5", "#B0BEC5", "#B0BEC5", "#B0BEC5", "#B0BEC5", "#B0BEC5", "#B0BEC5", "#B0BEC5", "#B0BEC5", "#B0BEC5", "#B0BEC5", "#B0BEC5", "#B0BEC5", "#B0BEC5", "#B0BEC5", "#B0BEC5", "red", "#B0BEC5"]]}], "label": "Topic 47", "method": "update"}, {"args": [{"marker.color": [["#B0BEC5", "#B0BEC5", "#B0BEC5", "#B0BEC5", "#B0BEC5", "#B0BEC5", "#B0BEC5", "#B0BEC5", "#B0BEC5", "#B0BEC5", "#B0BEC5", "#B0BEC5", "#B0BEC5", "#B0BEC5", "#B0BEC5", "#B0BEC5", "#B0BEC5", "#B0BEC5", "#B0BEC5", "#B0BEC5", "#B0BEC5", "#B0BEC5", "#B0BEC5", "#B0BEC5", "#B0BEC5", "#B0BEC5", "#B0BEC5", "#B0BEC5", "#B0BEC5", "#B0BEC5", "#B0BEC5", "#B0BEC5", "#B0BEC5", "#B0BEC5", "#B0BEC5", "#B0BEC5", "#B0BEC5", "#B0BEC5", "#B0BEC5", "#B0BEC5", "#B0BEC5", "#B0BEC5", "#B0BEC5", "#B0BEC5", "#B0BEC5", "#B0BEC5", "#B0BEC5", "#B0BEC5", "red"]]}], "label": "Topic 48", "method": "update"}]}], "title": {"font": {"color": "Black", "size": 22}, "text": "<b>Intertopic Distance Map</b>", "x": 0.5, "xanchor": "center", "y": 0.95, "yanchor": "top"}, "width": 650, "xaxis": {"anchor": "y", "domain": [0, 1], "range": [-8.387, 16.53], "title": {"text": ""}, "visible": false}, "yaxis": {"anchor": "x", "domain": [0, 1], "range": [-7.447, 21.74], "title": {"text": ""}, "visible": false}}}
